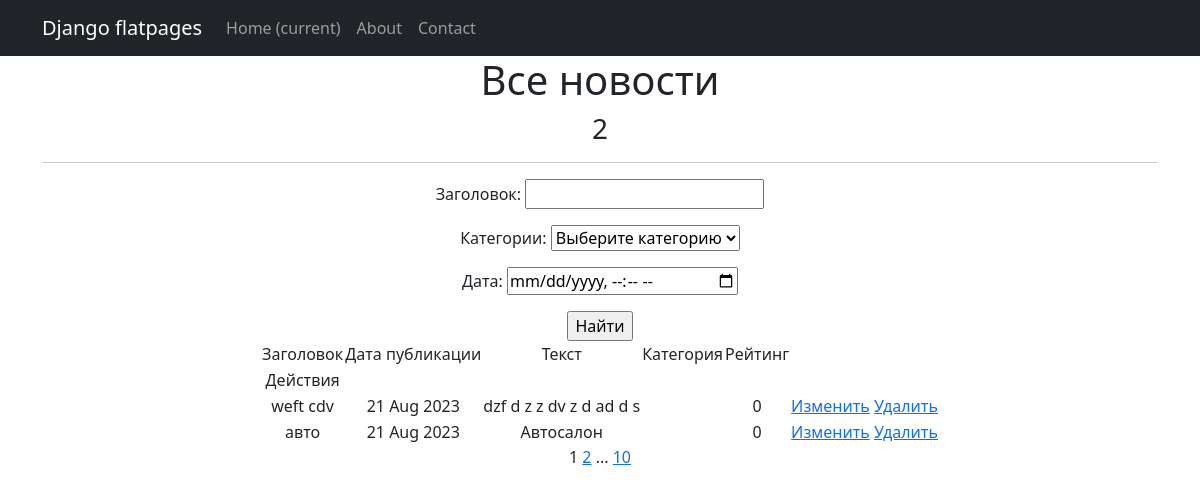
Page /news/ (signed in) on the committed database.
### news/models.py (models this page shows, shortened)
class Post (models.Model):
    postAuthor = models.ForeignKey('Author', on_delete=models.CASCADE)
    NEWS ='NW'
    ARTICLE = 'AR'
    CATEGORY_CHOICES = (
        (NEWS,'Новость'),
        (ARTICLE, 'Статья'),
    )
    categoryType =  models.CharField(max_length=2, choices=CATEGORY_CHOICES, default=ARTICLE)
    dataCreation = models.DateTimeField(auto_now_add=True)
    postCategory = models.ManyToManyField(Category, through='PostCategory')
    title = models.CharField(max_length=128)
    text = models.TextField(max_length=128)
    rating = models.SmallIntegerField(default=0)

### news/views.py (the view)
# urls.py: path('', PostList.as_view()),
class PostList(ListView):
    model = Post
    ordering = '-dataCreation'
    template_name = 'news.html'
    context_object_name = 'news'
    paginate_by = 2
    def get_queryset(self):
        queryset = super().get_queryset()
        self.filterset = PostFilter(self.request.GET, queryset)
        return self.filterset.qs
    def get_context_data(self, **kwargs):
        context = super().get_context_data(**kwargs)
        context['filterset'] = self.filterset
        return context

### news/models.py (called while the page is built)
    def __str__(self):
        return self.name

### news/templatetags/custom_filters.py (called while the page is built)
@register.filter()
def censor(sentence):
    text = sentence.split()
    for i, word in enumerate(text):
        if word in bad_words:
            text[i] = word[0] + '***'
    return ' '.join(text)

### news/templatetags/custom_tags.py (called while the page is built)
@register.simple_tag(takes_context=True)
def url_replace(context, **kwargs):
   d = context['request'].GET.copy()
   for k, v in kwargs.items():
       d[k] = v
   return d.urlencode()

### templates/news.html (shortened to what this page needs)
{% extends 'flatpages/default.html' %}
{% load custom_filters %}
{% load custom_tags %}
{% block content %}
    <h1>Все новости</h1>
    <h3>{{ news|length }}</h3>
    <hr>
    <form action="" method="get">
        {{ filterset.form.as_p }}
        <input type="submit" value="Найти" />
   </form>
    {% if news %}
        <table align="center">
           <tr>
               <td>Заголовок</td>
               <td>Дата публикации</td>
               <td>Текст</td>
               <td>Категория</td>
               <td>Рейтинг</td>
           </tr>
            {% if perms.news.change_post or perms.news.delete_post %}
                <td>Действия</td>
                {% endif %}
            {% for new in news %}
            <tr>
                <td>{{ new.title|censor }}</td>
               <td>{{ new.dataCreation|date:'d M Y' }}</td>
               <td>{{ new.text|truncatewords:20 }}</td>
                <td>
                </td>
               <td>{{ new.rating }}</td>
                <td>
                    {% if perms.news.change_post %}
                <a href="{% url 'post_update' pk=new.id %}">Изменить</a>
                    {% endif %}
                    {% if perms.news.delete_post %}
                <a href="{% url 'post_delete' new.id %}">Удалить</a>
                    {% endif %}
            </td>
           </tr>
           {% endfor %}
       </table>
    {% else %}
        <h2>Новостей нет!</h2>
    {% endif %}
    {{ page_obj.number }}
    {% if page_obj.has_next %}
       <a href="?{% url_replace page=page_obj.next_page_number %}">{{ page_obj.next_page_number }}</a>
       {% if paginator.num_pages != page_obj.next_page_number %}
           ...
           <a href="?{% url_replace page=page_obj.paginator.num_pages %}">{{ page_obj.paginator.num_pages }}</a>
       {% endif %}
   {% endif %}
{% endblock content %}

### rows in the picture
Post: title|censor "weft cdv", dataCreation "21 Aug 2023", text "dzf d z z dv z d ad d s", rating "0"
Post: title|censor "авто", dataCreation "21 Aug 2023", text "Автосалон", rating "0"

### other values in the picture
{{ news|length }} "2"
{{ page_obj.number }} "1"
{{ page_obj.next_page_number }} "2"
{{ page_obj.paginator.num_pages }} "10"
